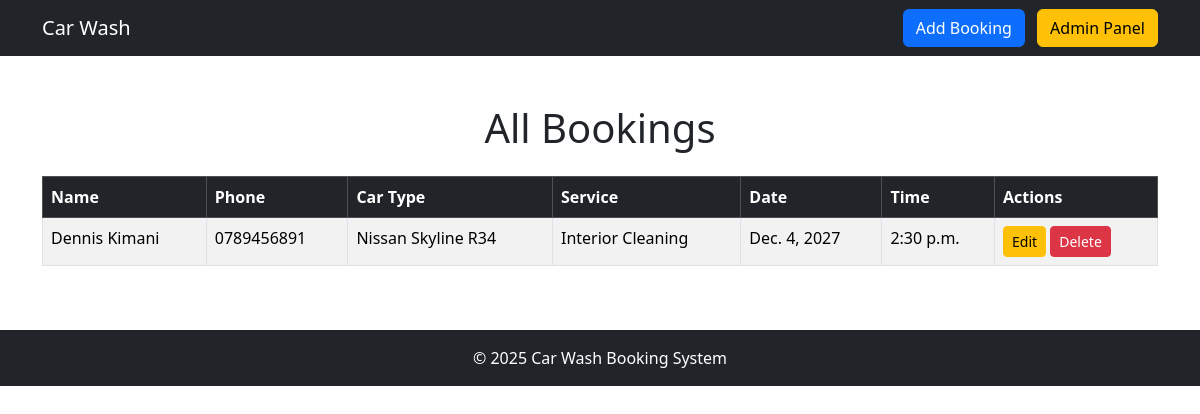
The page /bookings/ (signed in) on the database its author committed.
### bookings/models.py (models this page shows, shortened)
class Booking(models.Model):
    SERVICE_CHOICES = [
        ('Basic Wash', 'Basic Wash'),
        ('Full Wash', 'Full Wash'),
        ('Interior Cleaning', 'Interior Cleaning'),
        ('Engine Wash', 'Engine Wash'),
    ]
    user = models.ForeignKey(User , on_delete=models.CASCADE)
    name = models.CharField(max_length=100)
    phone = models.CharField(max_length=20)
    email = models.EmailField(null=True, blank=True)
    car_type = models.CharField(max_length=50)
    service = models.CharField(max_length=50, choices=SERVICE_CHOICES)
    date = models.DateField()
    time = models.TimeField()
    status = models.CharField(max_length=20, default='Pending')
    created_at = models.DateTimeField(auto_now_add=True)

### bookings/views.py (the view)
# urls.py: path('bookings/', views.view_bookings, name='view_bookings'),
@login_required
def view_bookings(request):
    bookings = Booking.objects.filter(user=request.user).order_by('-created_at')
    return render(request, 'view_bookings.html', {"bookings": bookings})

### bookings/templates/view_bookings.html (shortened to what this page needs)
<!DOCTYPE html>
<html lang="en">
<head>
    <link href="https://cdn.jsdelivr.net/npm/bootstrap@5.3.2/dist/css/bootstrap.min.css" rel="stylesheet">
</head>
<body>
<nav class="navbar navbar-expand-lg navbar-dark bg-dark">
  <div class="container">
    <a class="navbar-brand" href="/">Car Wash</a>
    <div class="ms-auto">
      <a href="/booking/" class="btn btn-primary">Add Booking</a>
      <a href="{% url 'admin_dashboard' %}" class="btn btn-warning ms-2">Admin Panel</a>
    </div>
  </div>
</nav>
<div class="container py-5">
    <h1 class="text-center mb-4">All Bookings</h1>
    <div class="table-responsive">
        <table class="table table-striped table-bordered">
            <thead class="table-dark">
                <tr>
                    <th>Name</th><th>Phone</th><th>Car Type</th><th>Service</th>
                    <th>Date</th><th>Time</th><th>Actions</th>
                </tr>
            </thead>
            <tbody>
                {% for booking in bookings %}
                <tr>
                    <td>{{ booking.name }}</td><td>{{ booking.phone }}</td><td>{{ booking.car_type }}</td>
                    <td>{{ booking.service }}</td><td>{{ booking.date }}</td><td>{{ booking.time }}</td>
                    <td>
                        <a href="{% url 'edit_booking' booking.id %}" class="btn btn-sm btn-warning">Edit</a>
                        <a href="{% url 'delete_booking' booking.id %}" class="btn btn-sm btn-danger">Delete</a>
                    </td>
                </tr>
                {% empty %}
                <tr><td colspan="7" class="text-center">No bookings yet.</td></tr>
                {% endfor %}
            </tbody>
        </table>
    </div>
</div>
<footer class="bg-dark text-white text-center py-3">
    © 2025 Car Wash Booking System
</footer>
</body>
</html>

### rows shown on the page
Booking: name "Dennis Kimani", phone "0789456891", car_type "Nissan Skyline R34", service "Interior Cleaning", date "Dec. 4, 2027", time "2:30 p.m."
